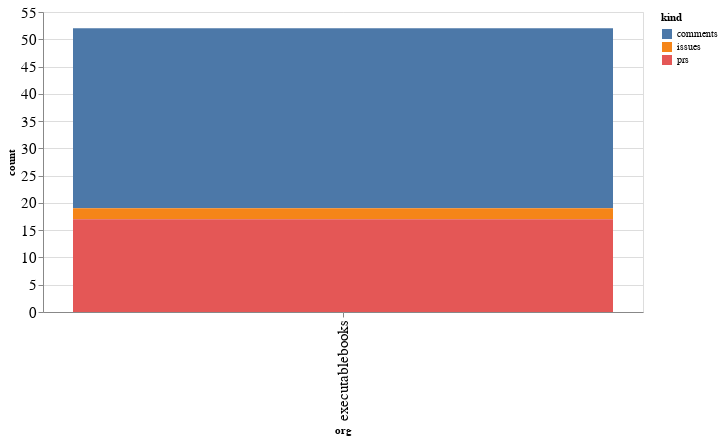

Source (notebook cell):
### Code cell
alt.Chart(org_summaries, width=600).mark_bar().encode(
    x='org',
    y='count',
    color='kind',
    tooltip="org"
)

### Figure 1 — Vega-Lite specification as saved in the notebook (floating-point values rounded to 4 significant figures)
{"config": {"axisLeft": {"labelFontSize": 15}, "axisBottom": {"labelFontSize": 15}}, "data": {"name": "data-73eebbd569a8ed2a9acb025d35d71350"}, "mark": "bar", "encoding": {"color": {"type": "nominal", "field": "kind"}, "tooltip": {"type": "nominal", "field": "org"}, "x": {"type": "nominal", "field": "org"}, "y": {"type": "quantitative", "field": "count"}}, "width": 600, "$schema": "https://vega.github.io/schema/vega-lite/v4.8.1.json", "datasets": {"data-73eebbd569a8ed2a9acb025d35d71350": [{"org": "executablebooks", "kind": "comments", "count": 33}, {"org": "executablebooks", "kind": "issues", "count": 2}, {"org": "executablebooks", "kind": "prs", "count": 17}]}}
